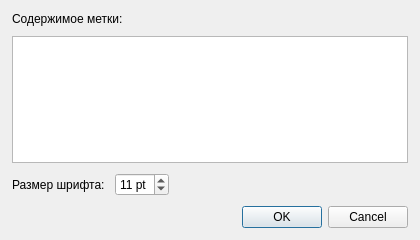
<?xml version="1.0" encoding="UTF-8"?>
<ui version="4.0">
 <class>TextLabelDialog</class>
 <widget class="QDialog" name="TextLabelDialog">
  <property name="geometry">
   <rect>
    <x>0</x>
    <y>0</y>
    <width>420</width>
    <height>240</height>
   </rect>
  </property>
  <property name="windowTitle">
   <string>Текстовая метка</string>
  </property>
  <layout class="QVBoxLayout" name="rootLayout">
   <property name="spacing">
    <number>10</number>
   </property>
   <property name="leftMargin">
    <number>12</number>
   </property>
   <property name="rightMargin">
    <number>12</number>
   </property>
   <property name="topMargin">
    <number>12</number>
   </property>
   <property name="bottomMargin">
    <number>12</number>
   </property>
   <item>
    <widget class="QLabel" name="lblHint">
     <property name="text">
      <string>Содержимое метки:</string>
     </property>
    </widget>
   </item>
   <item>
    <widget class="QTextEdit" name="txtTextArea"/>
   </item>
   <item>
    <layout class="QHBoxLayout" name="sizeRow">
     <item>
      <widget class="QLabel" name="lblSize">
       <property name="text">
        <string>Размер шрифта:</string>
       </property>
      </widget>
     </item>
     <item>
      <widget class="QSpinBox" name="spinFontSize">
       <property name="minimum">
        <number>8</number>
       </property>
       <property name="maximum">
        <number>48</number>
       </property>
       <property name="value">
        <number>11</number>
       </property>
       <property name="suffix">
        <string> pt</string>
       </property>
      </widget>
     </item>
     <item>
      <spacer name="spacerSize">
       <property name="orientation">
        <enum>Qt::Horizontal</enum>
       </property>
       <property name="sizeHint" stdset="0">
        <size>
         <width>40</width>
         <height>20</height>
        </size>
       </property>
      </spacer>
     </item>
    </layout>
   </item>
   <item>
    <widget class="QDialogButtonBox" name="buttonBox">
     <property name="orientation">
      <enum>Qt::Horizontal</enum>
     </property>
     <property name="standardButtons">
      <set>QDialogButtonBox::Cancel|QDialogButtonBox::Ok</set>
     </property>
    </widget>
   </item>
  </layout>
 </widget>
 <resources/>
 <connections>
  <connection>
   <sender>buttonBox</sender>
   <signal>accepted()</signal>
   <receiver>TextLabelDialog</receiver>
   <slot>accept()</slot>
  </connection>
  <connection>
   <sender>buttonBox</sender>
   <signal>rejected()</signal>
   <receiver>TextLabelDialog</receiver>
   <slot>reject()</slot>
  </connection>
 </connections>
</ui>
